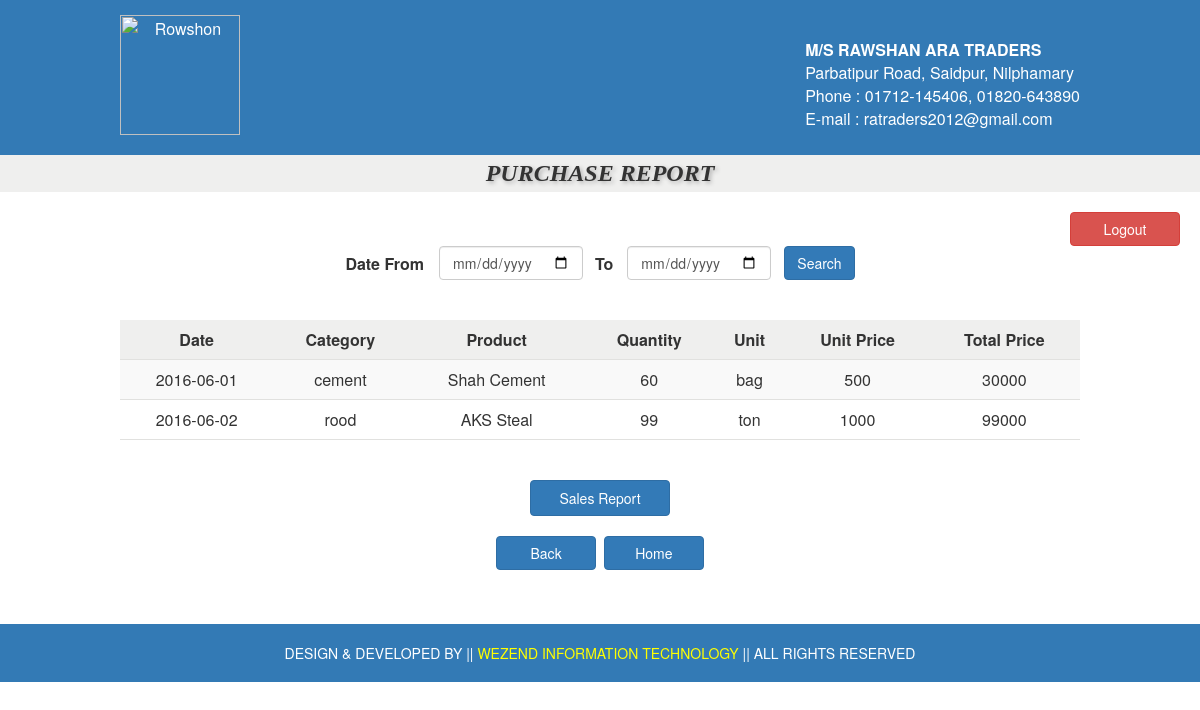
The app's page /src/report_purchase.php (signed in) with its own data.
### tables this page shows
CREATE TABLE IF NOT EXISTS `purchase_trans` (
`id` int(11) NOT NULL,
  `date` date NOT NULL,
  `ctg_id` int(11) NOT NULL,
  `product_id` int(11) NOT NULL,
  `quantity` double NOT NULL,
  `unit_prize` double NOT NULL,
  `total_prize` double NOT NULL
);

CREATE TABLE IF NOT EXISTS `category` (
`ctg_id` int(11) NOT NULL,
  `ctg_name` varchar(50) NOT NULL,
  `unit_name` varchar(50) NOT NULL
);

CREATE TABLE IF NOT EXISTS `product` (
`product_id` int(11) NOT NULL,
  `product_name` varchar(80) NOT NULL,
  `ctg_id` int(11) NOT NULL,
  `quantity` double NOT NULL
);

### src/report_purchase.php (the view, shortened to what this page needs)
<?php include 'header.php';?>
<!DOCTYPE html>
<html>
<head>
	<link rel="stylesheet" href="css/bootstrap.min.css">
	<link rel="stylesheet" type="text/css" href="style.css">
</head>
<body>
<center>
<div class="add_ctg_heading">PURCHASE REPORT</div>
<div align="right" style="padding-right:20px; padding-top:20px"><a href="logout.php" class="btn btn-danger" style="width:110px">Logout</a></div>
	<form action="" method="POST">
	<table>
	<tr>
	<td style="padding-right:15px"><b>Date From</b></td>
	<td style="padding-right:12px"><input type="date" name="date_from" placeholder="yyyy-mm-dd" class="form-control"></td>
	<td style="padding-right:5px"><b>To</b>&nbsp;&nbsp;</td>
	<td style="padding-right:13px"><input type="date" name="date_to" placeholder="yyyy-mm-dd" class="form-control"></td>
	<td><input type="submit" name="submit" value="Search" class="btn btn-primary"></td>
	</form>
	<?php
		if(isset($_POST['submit'])){
			$date_from = $_POST['date_from'];
			$date_to = $_POST['date_to'];
			if ($date_from == "") {
				$sql = "SELECT t1.`date`, t1.`ctg_id`, t1.`product_id`, t1.`quantity`, t1.`unit_prize`, t1.`total_prize`, t2.`ctg_name`,t2.`unit_name`,t3.`product_name` FROM `purchase_trans` as t1 INNER JOIN `category` as t2 on t1.`ctg_id`=t2.`ctg_id` INNER JOIN `product` as t3 on t1.`product_id`= t3.`product_id` WHERE t1.`date`='$date_to'";
			}else if ($date_to == ""){
				$sql = "SELECT t1.`date`, t1.`ctg_id`, t1.`product_id`, t1.`quantity`, t1.`unit_prize`, t1.`total_prize`, t2.`ctg_name`,t2.`unit_name`,t3.`product_name` FROM `purchase_trans` as t1 INNER JOIN `category` as t2 on t1.`ctg_id`=t2.`ctg_id` INNER JOIN `product` as t3 on t1.`product_id`= t3.`product_id` WHERE t1.`date`='$date_from'";
			}else{
				$sql = "SELECT t1.`date`, t1.`ctg_id`, t1.`product_id`, t1.`quantity`, t1.`unit_prize`, t1.`total_prize`, t2.`ctg_name`,t2.`unit_name`,t3.`product_name` FROM `purchase_trans` as t1 INNER JOIN `category` as t2 on t1.`ctg_id`=t2.`ctg_id` INNER JOIN `product` as t3 on t1.`product_id`= t3.`product_id` WHERE t1.`date` BETWEEN '$date_from' and '$date_to'";
			}
		}else{
			$sql = "SELECT t1.`date`, t1.`ctg_id`, t1.`product_id`, t1.`quantity`, t1.`unit_prize`, t1.`total_prize`, t2.`ctg_name`,t2.`unit_name`,t3.`product_name` FROM `purchase_trans` as t1 INNER JOIN `category` as t2 on t1.`ctg_id`=t2.`ctg_id` INNER JOIN `product` as t3 on t1.`product_id`= t3.`product_id`";
		}
	?>
	<br>
	<br>
	<table class="table-striped" style="width:80%">
		<thead>
			<tr>
				<th>Date</th>
				<th>Category</th>
				<th>Product</th>
				<th>Quantity</th>
				<th>Unit</th>
				<th>Unit Price</th>
				<th>Total Price</th>
			</tr>
		</thead>
		<tbody>
			<?php
				$result = mysql_query($sql);
			while ($row = mysql_fetch_assoc($result)) {
				echo "<tr> <td>". $row["date"]."</td><td>".$row["ctg_name"]."</td><td>".$row["product_name"]."</td><td>".$row["quantity"]."</td><td>".$row["unit_name"]."</td><td>".$row["unit_prize"]."</td><td>".$row["total_prize"]."</td></tr>";
			}
			?>
		</tbody>
	</table>
	<br>
	<br>
	<a href="report_sales.php" class="btn btn-primary" style="width:140px; padding:7px">Sales Report</a><br><br>
	<a href="report.php" class="btn btn-primary" style="width:100px">Back</a>&nbsp;
	<a href="home.php" class="btn btn-primary" style="width:100px">Home</a>
</center>
</body>
<?php include 'footer2.php';?>
</html>

### src/style.css (style rules this page uses)
.add_ctg_heading { padding:5px; background-color: #efefee; font: italic bold 24px Georgia, serif; text-shadow: 2px 2px 4px #aeaeae ; }
table.table-striped { width:50%; text-align:center; }
table.table-striped th { text-align:center; border-bottom:1pt solid #e1e1df ; padding:8px; background-color:#efefee ; }
table.table-striped td { border-bottom:1pt solid #e1e1df ; padding:8px; }

### records on screen
purchase_trans: date "2016-06-01", ctg.ctg_name "cement", product.product_name "Shah Cement", quantity "60", ctg.unit_name "bag", unit_prize "500", total_prize "30000"
purchase_trans: date "2016-06-02", ctg.ctg_name "rood", product.product_name "AKS Steal", quantity "99", ctg.unit_name "ton", unit_prize "1000", total_prize "99000"
